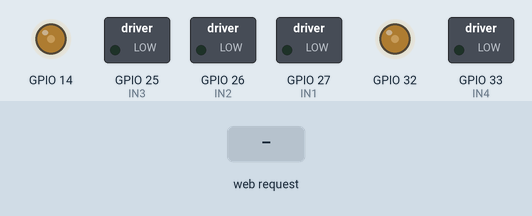
The sketch below on a simulated ESP32. Parts: switched loads named in the sketch (green lamp = pin HIGH), output pins drawn as LEDs (lit = HIGH). Inputs (shaded band) come from the test bench. WiFi joins after 1.5 s; servers stay silent unless stated; what the sketch prints to the serial monitor is not drawn.

Above: at 2.7 s.
2.8 s: HTTP request GET /forward received
At 3.8 s:
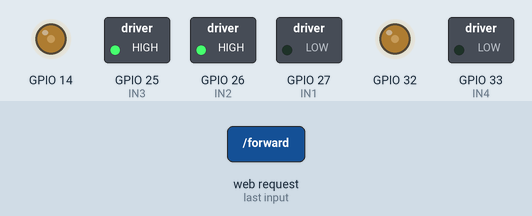
4.3 s: HTTP request GET /backward received
At 5.0 s:
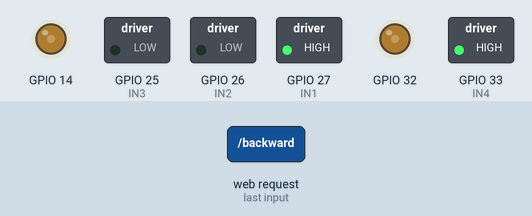
5.8 s: HTTP request GET /left received
At 6.1 s:
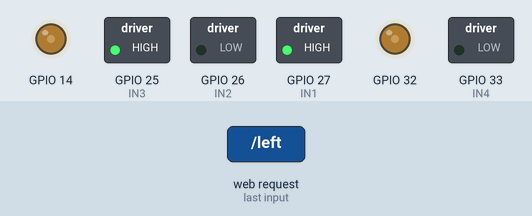
7.3 s: HTTP request GET /right received
At 8.4 s:
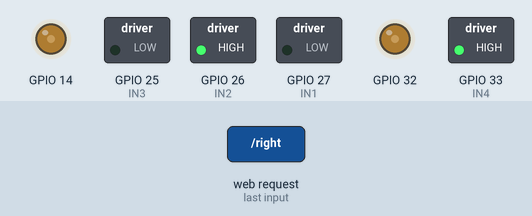
8.8 s: HTTP request GET /stop received
At 9.6 s:
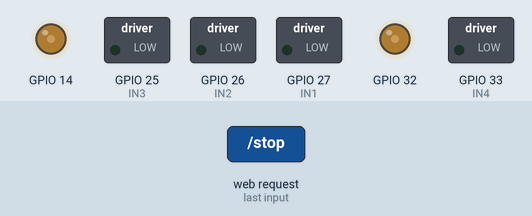
Timing chart, 0 to 11.3 s (numbered marks = the images above; inputs shaded):
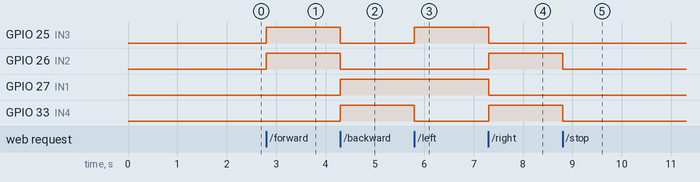

The sketch:

controlled_wheeled_robot.ino
```cpp
#include <WiFi.h>

const char* ssid     = "EYANG";
const char* password = "MekahMadinah";
#define IN1 27
#define IN2 26
#define IN3 25
#define IN4 33
#define ENA 14
#define ENB 32

int speedVal = 80;   // default speed (0–255)
const int MIN_SPEED = 80;   // minimum working speed

// Current movement state
String currentAction = "stop";


void setSpeed(int spd) {
  ledcWrite(ENA, spd);
  ledcWrite(ENB, spd);
}

void forward() {
  Serial.println("FORWARD ");
  currentAction = "forward";
  digitalWrite(IN1, LOW);
  digitalWrite(IN2, HIGH);
  digitalWrite(IN3, HIGH);
  digitalWrite(IN4, LOW);
  setSpeed(speedVal);
}

void backward() {
  Serial.println("BACKWARD ");
  currentAction = "backward";
  digitalWrite(IN1, HIGH);
  digitalWrite(IN2, LOW);
  digitalWrite(IN3, LOW);
  digitalWrite(IN4, HIGH);
  setSpeed(speedVal);
}

void left() {
  Serial.println("LEFT ");
  digitalWrite(IN1, HIGH);
  digitalWrite(IN2, LOW);
  digitalWrite(IN3, HIGH);
  digitalWrite(IN4, LOW);
  setSpeed(speedVal);
}

void right() {
  Serial.println("RIGHT ");
  currentAction = "right";
  digitalWrite(IN1, LOW);
  digitalWrite(IN2, HIGH);
  digitalWrite(IN3, LOW);
  digitalWrite(IN4, HIGH);
  setSpeed(speedVal);
}

void stopMotors() {
  Serial.println("STOP ");
  currentAction = "stop";
  digitalWrite(IN1, LOW);
  digitalWrite(IN2, LOW);
  digitalWrite(IN3, LOW);
  digitalWrite(IN4, LOW);
  setSpeed(speedVal);
}
// --- Re-run last action after speed change ---
void replayLastAction() {
  if (currentAction == "forward") forward();
  else if (currentAction == "backward") backward();
  else if (currentAction == "left") left();
  else if (currentAction == "right") right();
  else stopMotors();
}

WiFiServer server(80);

void setup() {
  Serial.begin(115200);


  pinMode(IN1, OUTPUT);
  pinMode(IN2, OUTPUT);
  pinMode(IN3, OUTPUT);
  pinMode(IN4, OUTPUT);


  // NEW LEDC API for ESP32 Core 3.x
  ledcAttachChannel(ENA, 1000, 8, 0);  // pin, frequency, resolution
  ledcAttachChannel(ENB, 1000, 8, 1);

  stopMotors();

  Serial.println("Connecting to WiFi...");
  WiFi.begin(ssid, password);

  while (WiFi.status() != WL_CONNECTED) {
    delay(500);
    Serial.print(".");
  }

  Serial.println("\nWiFi connected!");
  Serial.print("ESP32 IP Address: ");
  Serial.println(WiFi.localIP());

  server.begin();
}

void loop() {
  WiFiClient client = server.available();
  if (!client) return;

  String req = client.readStringUntil('\r');
  client.flush();

  // Movement commands
  if (req.indexOf("/forward") != -1) forward();
  if (req.indexOf("/backward") != -1) backward();
  if (req.indexOf("/left") != -1) left();
  if (req.indexOf("/right") != -1) right();
  if (req.indexOf("/stop") != -1) stopMotors();

  // Speed commands
  if (req.indexOf("/speedup") != -1) {
    speedVal += 10;
    if (speedVal > 255) speedVal = 255;
    replayLastAction();
  }

  if (req.indexOf("/speeddown") != -1) {
    speedVal -= 10;
    if (speedVal < 0) speedVal = 0;
    replayLastAction();
  }

  // Web page
  client.println("HTTP/1.1 200 OK");
  client.println("Content-type:text/html");
  client.println();

  client.println("<html><body style='text-align:center;'>");
  client.println("<h1>ESP32 Robot Control</h1>");
  client.println("<h2>Speed: " + String(speedVal) + "</h2>");

  client.println("<button onclick=\"location.href='/speedup'\" style='width:120px;height:50px;'>Speed +</button>");
  client.println("<button onclick=\"location.href='/speeddown'\" style='width:120px;height:50px;'>Speed -</button><br><br>");

  client.println("<button onclick=\"location.href='/forward'\" style='width:150px;height:60px;font-size:20px;'>Forward</button><br><br>");
  client.println("<button onclick=\"location.href='/left'\" style='width:150px;height:60px;font-size:20px;'>Left</button>");
  client.println("<button onclick=\"location.href='/stop'\" style='width:150px;height:60px;font-size:20px;'>Stop</button>");
  client.println("<button onclick=\"location.href='/right'\" style='width:150px;height:60px;font-size:20px;'>Right</button><br><br>");
  client.println("<button onclick=\"location.href='/backward'\" style='width:150px;height:60px;font-size:20px;'>Backward</button>");

  client.println("</body></html>");
  client.println();
  client.stop();
}
```

Measured:
- after the input at 2.8 s, GPIO 25 (IN3), GPIO 26 (IN2): LOW → HIGH at once
- after the input at 4.3 s, GPIO 25 (IN3), GPIO 26 (IN2): HIGH → LOW at once; GPIO 27 (IN1), GPIO 33 (IN4): LOW → HIGH at once
- after the input at 5.8 s, GPIO 25 (IN3): LOW → HIGH at once; GPIO 33 (IN4): HIGH → LOW at once
- after the input at 7.3 s, GPIO 25 (IN3), GPIO 27 (IN1): HIGH → LOW at once; GPIO 26 (IN2), GPIO 33 (IN4): LOW → HIGH at once
- after the input at 8.8 s, GPIO 26 (IN2), GPIO 33 (IN4): HIGH → LOW at once
